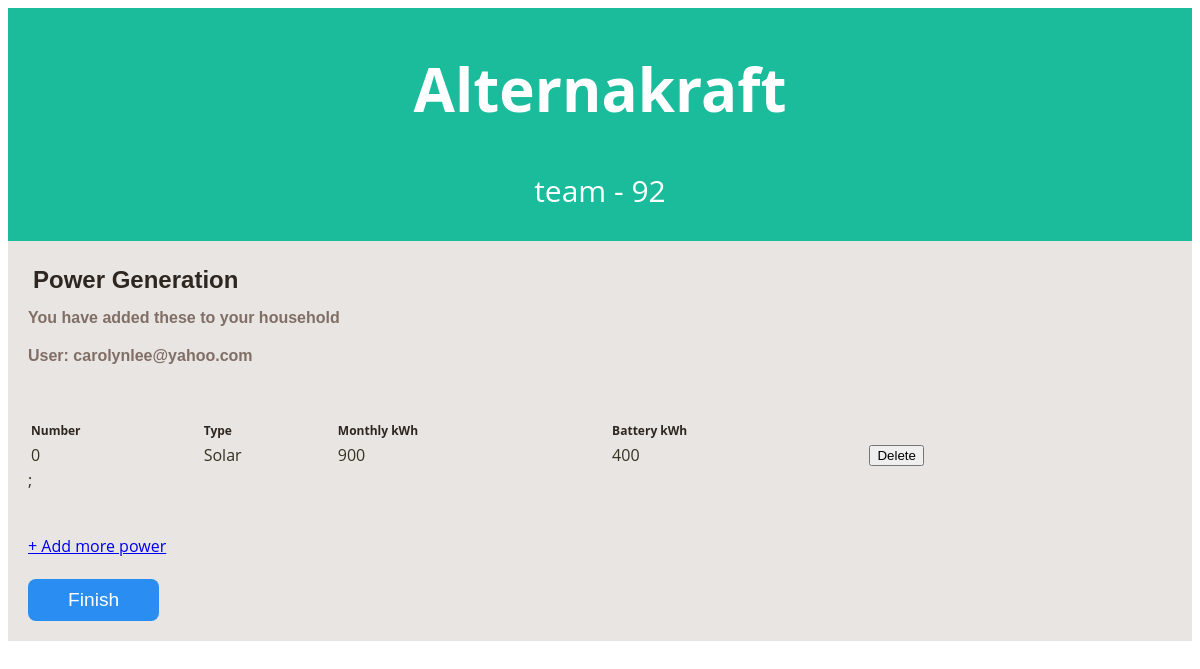
Page /phase_3_mamp_version/info_power_generation_list.php?email=carolynlee@yahoo.com on the committed database.
### tables this page shows
CREATE TABLE PowerGeneration (
	email varchar(250) NOT NULL,
	power_generation_number INT(5) NOT NULL,
	generation_type varchar(60) NOT NULL,
    	monthly_power_generated INT(9) NOT NULL,
    	battery_storage_capacity INT(9) NULL,
    	PRIMARY KEY(email, power_generation_number),
    	KEY (power_generation_number)
);

### phase_3_mamp_version/info_power_generation_list.php (the view, shortened to what this page needs)
<?php
include('lib/common.php');
?>
<?php include("lib/header.php"); ?>
<!DOCTYPE html>
<html lang="en">
<html>
<head>
</head>
<body>
	<div id="main_container">
		<div class="center_content">
			<div class="center_left">
				<div class="features">
					<div class="profile_section">
						<div class="title">Power Generation</div>
						<div class="subtitle">You have added these to your household</div>
						<div class="subtitle">User: <?php echo $_GET['email']; ?></div>
							<table>
								<tr>
									<th class="heading">Number</th>
									<th class="heading">Type</th>
									<th class="heading">Monthly kWh</th>
									<th class="heading">Battery kWh</th>
									<th class="heading"> </th>
								</tr>
								<br><br>
								<?php
								$email = $_GET['email'];
								$query = "SELECT power_generation_number, generation_type, monthly_power_generated, battery_storage_capacity
									FROM PowerGeneration WHERE PowerGeneration.email = '{$email}' ";
								$result = mysqli_query($db, $query);
								while ($row = mysqli_fetch_array($result, MYSQLI_ASSOC)) {
									print "<tr>";
									print "<td>{$row['power_generation_number']}</td>";
									print "<td>{$row['generation_type']}</td>";
									print "<td>{$row['monthly_power_generated']}</td>";
									print "<td>{$row['battery_storage_capacity']}</td>";
									print "<td><form method='POST'><button type='submit' name='delete' value='{$row['power_generation_number']}'>Delete</button></form></td>";
									print "</tr>";
								}
								?>
							</table>
						</div>
					</div>
				</div>
				<?php include("lib/error.php"); ?>
				<br>
				<form action="info_power_generation_add.php" method="get">
					<a href="#" onclick="document.getElementById('email-input').value = document.getElementById('email').value; this.parentNode.submit();"> + Add more power</a>
				</form>
				<br>
				<?php
				if (!isset($_POST['submit'])) {
					echo '<form method="POST">';
					echo '<button type="submit" name="submit"class="button">Finish</button>';
					echo '</form>';
				} else {
					header("Location: submission_complete.php");
				}
				?>
			</div>
		</div>
</body>
</html>

### phase_3_mamp_version/css/alternakraft_style.css (style rules this page uses)
body { color: #332; background-color: #fff; position: relative; font-family: 'Open Sans', sans-serif; }
table { width: 90%; }
th { padding: 1px; text-align: left; }
td { padding: 1px; text-align: left; }
.heading { font-size: 12px; color: #2e2721; font-weight: bold; }
.title { width: auto; padding: 5px 5px 5px 5px; font-family: Georgia, sans-serif; font-size: 24px; font-weight: bold; color: #2e2721; }
.subtitle { width: 600px; font-family: Verdana, Geneva, sans-serif; font-weight: bold; font-size: 16px; color: #806F66; padding: 10px 0px 10px 0px; }
.button { background-color: #298df1; color: white; font-size: 1.2em; padding: 10px 40px; border-radius: 8px; border: none; }
#main_container { width: auto; height: auto; margin: auto; padding: 0px; }
.center_content { width: auto; height: auto; padding: 20px; clear: both; background-color: #E9E5E2; }

### rows in the picture
powergeneration: power_generation_number "0", generation_type "Solar", monthly_power_generated "900", battery_storage_capacity "400"

### other values in the picture
$_GET['email'] "carolynlee@yahoo.com"
$query ";"
